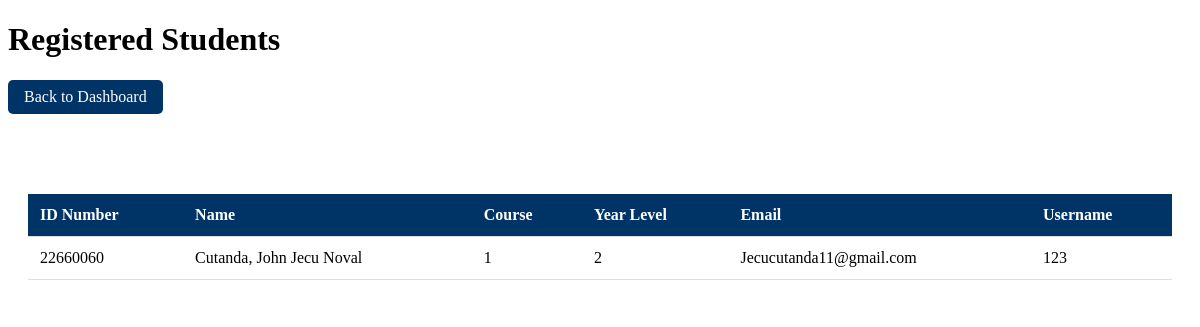
/admin/students (signed in), run on an earlier commit of the app's database.
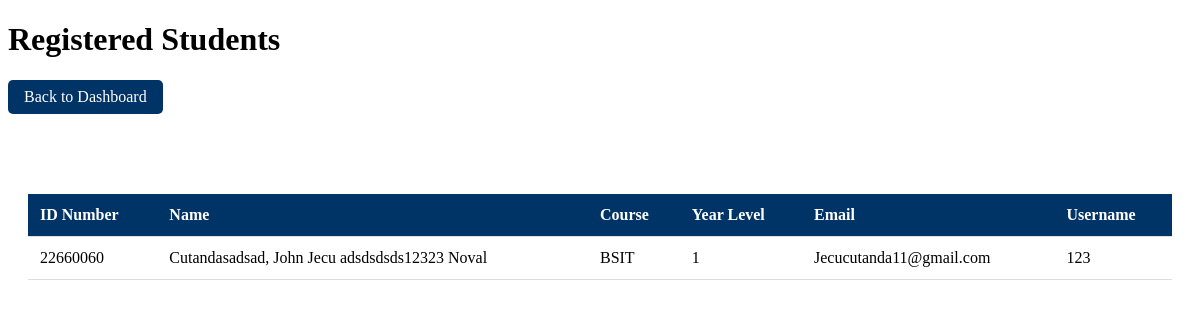
And on a later commit of the database.
### tables this page shows
CREATE TABLE students (
    id INTEGER PRIMARY KEY AUTOINCREMENT,
    idno TEXT UNIQUE NOT NULL,
    lastname TEXT NOT NULL,
    firstname TEXT NOT NULL,
    middlename TEXT,
    course TEXT NOT NULL,
    year_level INTEGER NOT NULL,
    email TEXT UNIQUE NOT NULL,
    username TEXT UNIQUE NOT NULL,
    password TEXT NOT NULL,
    user_type TEXT NOT NULL DEFAULT 'student', -- 'admin', 'staff', or 'student'
    created_at TIMESTAMP DEFAULT CURRENT_TIMESTAMP
);

### app.py (the view)
@app.route('/admin/students')
@login_required
@admin_required
def admin_students():
    try:
        db = get_db()
        students = db.execute('''
            SELECT id, idno, lastname, firstname, middlename,
                   course, year_level, email, username
            FROM students WHERE user_type = 'student'
        ''').fetchall()
        return render_template('admin/students.html', students=students)
    except Exception as e:
        logging.error(f"Admin students view error: {str(e)}")
        flash('Error loading students list.', 'error')
        return redirect(url_for('admin_dashboard'))

### app.py (called while the page is built)
def get_db():
    try:
        db = sqlite3.connect('students.db')
        db.row_factory = sqlite3.Row
        return db
    except Exception as e:
        logging.error(f"Database connection error: {str(e)}")
        raise

@app.before_request
def before_request():
    if 'user_id' in session and 'last_activity' not in session:
        session.clear()
        flash('Session expired. Please login again.', 'warning')
        return redirect(url_for('index'))

def is_admin(user_id):
    try:
        db = get_db()
        user = db.execute('SELECT user_type FROM students WHERE id = ?', (user_id,)).fetchone()
        return user and user['user_type'] == 'admin'
    except Exception as e:
        logging.error(f"Error checking admin status: {str(e)}")
        return False

def admin_required(f):
    @wraps(f)
    def decorated_function(*args, **kwargs):
        if not is_admin(session.get('user_id')):
            flash('Admin access required.', 'error')
            return redirect(url_for('dashboard'))
        return f(*args, **kwargs)
    return decorated_function

### templates/admin/students.html (shortened to what this page needs)
<!DOCTYPE html>
<html lang="en">
<head>
</head>
<body>
    <div class="dashboard-container">
        <div class="header">
            <h1>Registered Students</h1>
            <a href="/admin/dashboard" class="back-btn">Back to Dashboard</a>
        </div>
        <div class="content">
            <table>
                <thead>
                    <tr>
                        <th>ID Number</th>
                        <th>Name</th>
                        <th>Course</th>
                        <th>Year Level</th>
                        <th>Email</th>
                        <th>Username</th>
                    </tr>
                </thead>
                <tbody>
                    {% for student in students %}
                    <tr>
                        <td>{{ student['idno'] }}</td>
                        <td>{{ student['lastname'] }}, {{ student['firstname'] }} {{ student['middlename'] }}</td>
                        <td>{{ student['course'] }}</td>
                        <td>{{ student['year_level'] }}</td>
                        <td>{{ student['email'] }}</td>
                        <td>{{ student['username'] }}</td>
                    </tr>
                    {% endfor %}
                </tbody>
            </table>
        </div>
    </div>
</body>
</html>

### templates/admin/students.html (style rules this page uses)
.content { background-color: rgba(255, 255, 255, 0.95); padding: 20px; border-radius: 10px; margin-top: 20px; }
table { width: 100%; border-collapse: collapse; margin-top: 20px; }
th, td { padding: 12px; text-align: left; border-bottom: 1px solid #ddd; }
th { background-color: #003366; color: white; }
.back-btn { background-color: #003366; color: white; padding: 8px 16px; border: none; border-radius: 5px; cursor: pointer; text-decoration: none; display: inline-block; margin-bottom: 20px; }

What changed in the data, as far as the page shows it:
changed students "Noval": lastname "Cutanda" → "Cutandasadsad"; firstname "John Jecu" → "John Jecu adsdsdsds12323"; course "1" → "BSIT"; year_level "2" → "1"
